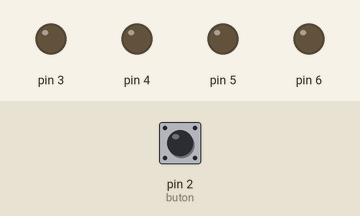
This sketch was run on a simulated Arduino Uno, built with avr-gcc and run on an emulated ATmega328P. Parts: output pins drawn as LEDs (lit = HIGH). Inputs (shaded band) come from the test bench; at power-on: pin 2 (buton) LOW.

Above: at 1.2 s.
1.3 s: pin 2 (buton) pulled HIGH for 1 s
At 2.6 s:
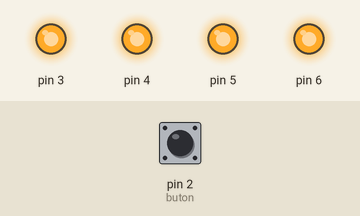
3.8 s: pin 2 (buton) pulled HIGH for 0.25 s
At 5.2 s:
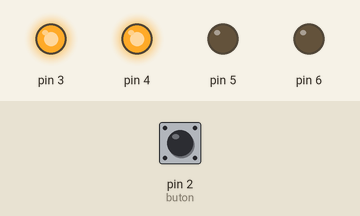
5.5 s: pin 2 (buton) pulled HIGH for 3.2 s
At 10.0 s:
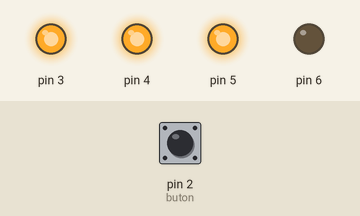
Timing chart, 0 to 11.5 s (numbered marks = the images above; inputs shaded):
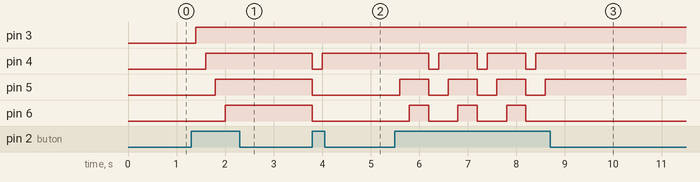

The sketch:

shiny_bruticus1__1_.ino
```cpp
int buton=2;
int kir=3;
int sari=4;
int yesil=5;
int beyaz=6;
int sayac=0;
void setup()
{
  pinMode(2, INPUT);
  pinMode(3,OUTPUT);
  pinMode(4,OUTPUT);
  pinMode(5,OUTPUT);
  pinMode(6,OUTPUT);
}

void loop()
{
  if(digitalRead(buton)==1)
  {
    sayac=sayac+1;
  }

  if(sayac==1)
  {
    digitalWrite(3,HIGH);
    digitalWrite(4,LOW);
    digitalWrite(5,LOW);
    digitalWrite(6,LOW);
  }

  else if(sayac==2)
  {
    digitalWrite(3,HIGH);
  digitalWrite(4,HIGH);
  digitalWrite(5,LOW);
  digitalWrite(6,LOW);
  }

   else if(sayac==3)
  {
    digitalWrite(3,HIGH);
  digitalWrite(4,HIGH);
  digitalWrite(5,HIGH);
  digitalWrite(6,LOW);
  }

   else if(sayac==4)
  {
    digitalWrite(3,HIGH);
  digitalWrite(4,HIGH);
  digitalWrite(5,HIGH);
  digitalWrite(6,HIGH);
  }

  if(sayac==5)
  {
    sayac=0;
  }

  delay(200);

  }
```

Measured:
- after the input at 1.3 s, pin 3: LOW → HIGH after 0.10 s; pin 4: LOW → HIGH after 0.30 s; pin 5: LOW → HIGH after 0.50 s; pin 6: LOW → HIGH after 0.70 s
- after the input at 3.8 s, pin 4: HIGH → LOW at once, → HIGH 0.20 s later; pin 5, pin 6: HIGH → LOW at once
- after the input at 5.5 s, pin 4: alternates HIGH for 0.80 s and LOW for 0.20 s, 6 changes in all, then stays HIGH, starting after 0.70 s; pin 5: alternates HIGH for 0.60 s and LOW for 0.40 s, 7 changes in all, then stays HIGH, starting after 0.10 s
